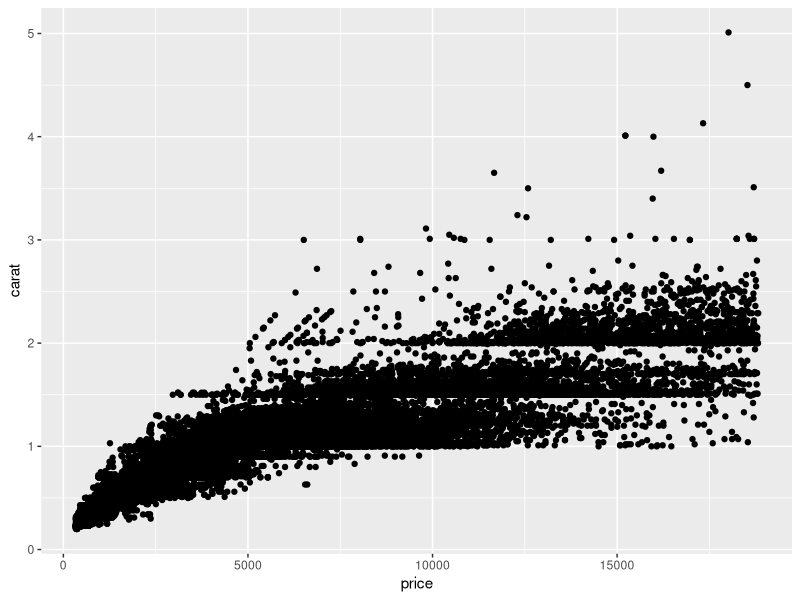
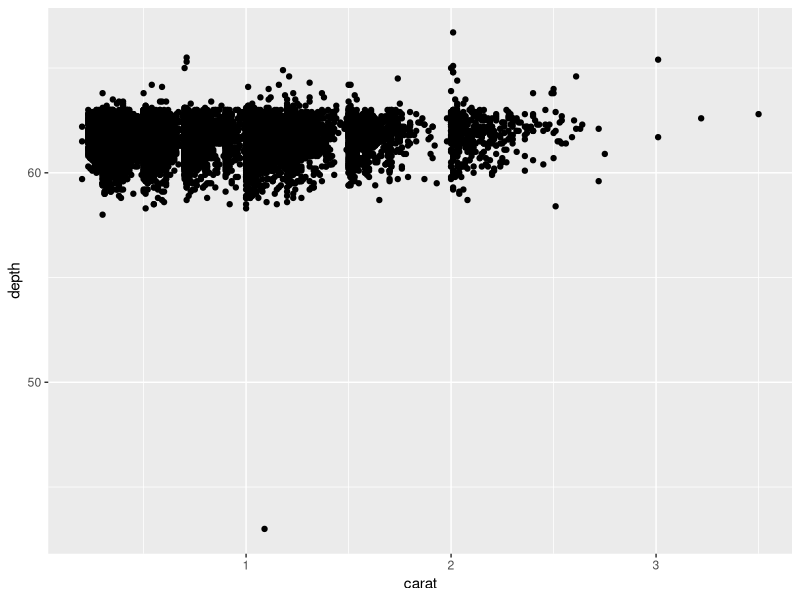
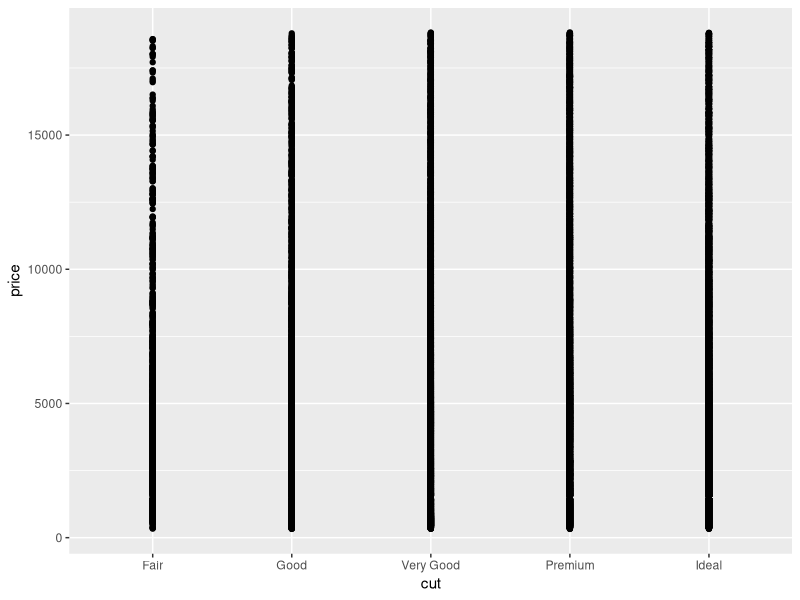

Write R code to recreate these figures, in order.
## ---- chunk 1
knitr::opts_chunk$set(echo = TRUE)
library(tidyverse)
## ---- chunk 2
### In this code chunk, start with the diamonds dataset (built in to
### ggplot2 package) and create a plot of price vs. carat (or some other
### variables of your choice)

ggplot(diamonds, aes(x = price, y = carat)) +
  geom_point()
## ---- chunk 3
### In this code chunk, start with the diamonds dataset (built in to
### ggplot2 package) and create a subset based on filtering, e.g., 
### size greater than 1 carat or cut is "Ideal"


diamonds_subset <- diamonds %>% 
  filter(carat > 1)
## ---- chunk 4
## some random test code!!!

diamonds_ideal <- diamonds %>% 
  filter(cut == "Ideal")
## ---- chunk 5
## Some more random things

ggplot(diamonds_ideal, aes(x= carat, y = depth)) +
  geom_point()
  
ggplot(data = diamonds, aes(x = cut, y = price)) +
  geom_point() # a terrible graph 
